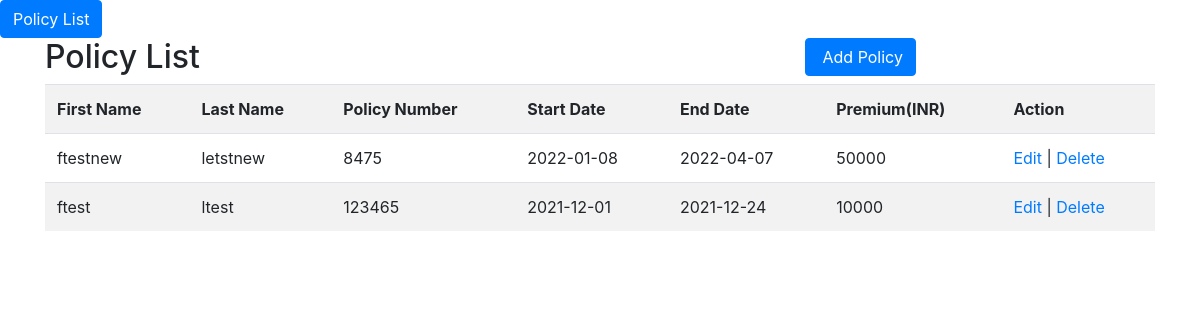
The page / on the database its author committed.
### tables this page shows
CREATE TABLE IF NOT EXISTS `policy` (
  `id` int(11) NOT NULL AUTO_INCREMENT,
  `first_name` varchar(256) NOT NULL,
  `last_name` varchar(256) NOT NULL,
  `policy_number` int(11) NOT NULL,
  `start_date` date NOT NULL,
  `end_date` date NOT NULL,
  `premium` int(11) NOT NULL,
  `delete_flag` int(11) DEFAULT '0',
  `created_at` timestamp NOT NULL DEFAULT CURRENT_TIMESTAMP,
  PRIMARY KEY (`id`)
);

### application/controllers/Policy.php (called while the page is built, shortened)
<?php
class Policy extends Controller
{
    public function __construct()
    {
        $this->policyModel = $this->model('PolicyModel');
    }
    public function index()
    {
        $policies = $this->policyModel->getPolicy();
        $data = [
            'policies' => $policies
        ];
        $this->view('policy/index', $data);
    }
}

### application/libraries/Core.php (called while the page is built, shortened)
<?php
class Core
{
  protected $currentMethod = 'index';
  public function __construct()
  {
    $url = $this->getUrl();
    $this->currentController = new $this->currentController;
    $this->params = $url ? array_values($url) : [];
    call_user_func_array([$this->currentController, $this->currentMethod], $this->params);
  }
}

### public/index.php (called while the page is built, shortened)
<?php
  $init = new Core;

### application/libraries/Database.php (called while the page is built, shortened)
<?php
class Database
{
  private $host = DB_HOST;
  private $user = DB_USER;
  private $pass = DB_PASS;
  private $dbname = DB_NAME;
  private $dbconn;
  private $stmt;
  public function __construct()
  {
    $dsn = 'mysql:host=' . $this->host . ';dbname=' . $this->dbname;
    $options = array(
      PDO::ATTR_PERSISTENT => true,
      PDO::ATTR_ERRMODE => PDO::ERRMODE_EXCEPTION
    );
    try {
      $this->dbconn = new PDO($dsn, $this->user, $this->pass, $options);
    } catch (PDOException $e) {
      $this->error = $e->getMessage();
      echo $this->error;
    }
  }
  public function query($sql)
  {
    $this->stmt = $this->dbconn->prepare($sql);
  }
  public function execute()
  {
    return $this->stmt->execute();
  }
  public function resultSet()
  {
    $this->execute();
    return $this->stmt->fetchAll(PDO::FETCH_OBJ);
  }
}

### application/models/PolicyModel.php (called while the page is built, shortened)
<?php
class PolicyModel
{
    private $db;
    public function __construct()
    {
        $this->db = new Database;
    }
    public function getPolicy()
    {
        $this->db->query('SELECT *
                            FROM policy
                            WHERE delete_flag!=1
                            ORDER BY id DESC');
        $result = $this->db->resultSet();
        return $result;
    }
}

### application/views/policy/index.php (the view, shortened to what this page needs)
<?php require APP_ROOT . '/views/extra/header.php'; ?>
<div class="row ">
    <div class="col-md-8">
        <h2>Policy List</h2>
    </div>
    <div class="col-md-4">
        <a class="btn btn-primary pull-right" href="<?php echo URLROOT; ?>/policy/add"><i class="fa fa-pencil"></i> Add Policy</a>
    </div>
</div>
<?php
if (count($data['policies'])) {  ?>
    <table class="table table-striped">
        <tr>
            <th>First Name</th>
            <th>Last Name</th>
            <th>Policy Number</th>
            <th>Start Date</th>
            <th>End Date</th>
            <th>Premium(INR)</th>
            <th>Action</th>
        </tr>
        <?php
        foreach ($data['policies'] as $policy) : ?>
            <tr>
                <td><?php echo  $policy->first_name; ?></td>
                <td><?php echo  $policy->last_name; ?></td>
                <td><?php echo  $policy->policy_number; ?></td>
                <td><?php echo  $policy->start_date; ?></td>
                <td><?php echo  $policy->end_date; ?></td>
                <td><?php echo  $policy->premium; ?></td>
                <td><a href="<?php echo URLROOT; ?>/policy/edit/<?php echo $policy->id; ?>">Edit</a> |
                    <a href="<?php echo URLROOT; ?>/policy/delete/<?php echo $policy->id; ?>">Delete</a>
                </td>
            </tr>
        <?php endforeach;
        ?>
    </table>
<?php
} else {
    echo "No record found";
?>
    </br><a class="btn btn-primary pull-right" href="<?php echo URLROOT; ?>/policy/add"><i class="fa fa-pencil"></i> Add Policy</a>
<?php } ?>
<?php require APP_ROOT . '/views/extra/footer.php'; ?>

### application/libraries/Controller.php (shortened to what this page needs)
<?php
class Controller
{
  public function view($view, $data = [])
  {
    if (file_exists('../application/views/' . $view . '.php')) {
      require_once '../application/views/' . $view . '.php';
    } else {
      die('View does not exist');
    }
  }
}

### application/views/extra/header.php (shortened to what this page needs)
<!DOCTYPE html>
<html>
<head>
  <link rel="stylesheet" href="<?php echo URLROOT; ?>/css/bootstrap.css">
  <link rel="stylesheet" href="<?php echo URLROOT; ?>/css/fontawesome.min.css">
</head>
<body>
  <a class="btn btn-primary" href="<?php echo URLROOT; ?>">Policy List</a>
  <div class="container">

### application/views/extra/footer.php (shortened to what this page needs)
</div>
</body>
</html>

### rows shown on the page
policy: first_name "ftestnew", last_name "letstnew", policy_number "8475", start_date "2022-01-08", end_date "2022-04-07", premium "50000"
policy: first_name "ftest", last_name "ltest", policy_number "123465", start_date "2021-12-01", end_date "2021-12-24", premium "10000"
